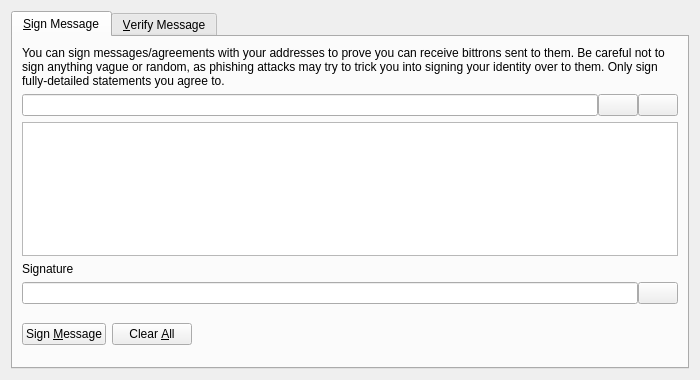
<?xml version="1.0" encoding="UTF-8"?>
<ui version="4.0">
 <class>SignVerifyMessageDialog</class>
 <widget class="QDialog" name="SignVerifyMessageDialog">
  <property name="geometry">
   <rect>
    <x>0</x>
    <y>0</y>
    <width>700</width>
    <height>380</height>
   </rect>
  </property>
  <property name="windowTitle">
   <string>Signatures - Sign / Verify a Message</string>
  </property>
  <property name="modal">
   <bool>true</bool>
  </property>
  <layout class="QVBoxLayout" name="verticalLayout">
   <item>
    <widget class="QTabWidget" name="tabWidget">
     <property name="currentIndex">
      <number>0</number>
     </property>
     <widget class="QWidget" name="tabSignMessage">
      <attribute name="title">
       <string>&amp;Sign Message</string>
      </attribute>
      <layout class="QVBoxLayout" name="verticalLayout_SM">
       <item>
        <widget class="QLabel" name="infoLabel_SM">
         <property name="text">
          <string>You can sign messages/agreements with your addresses to prove you can receive bittrons sent to them. Be careful not to sign anything vague or random, as phishing attacks may try to trick you into signing your identity over to them. Only sign fully-detailed statements you agree to.</string>
         </property>
         <property name="textFormat">
          <enum>Qt::PlainText</enum>
         </property>
         <property name="wordWrap">
          <bool>true</bool>
         </property>
        </widget>
       </item>
       <item>
        <layout class="QHBoxLayout" name="horizontalLayout_1_SM">
         <property name="spacing">
          <number>0</number>
         </property>
         <item>
          <widget class="QValidatedLineEdit" name="addressIn_SM">
           <property name="toolTip">
            <string>The Bittron address to sign the message with</string>
           </property>
          </widget>
         </item>
         <item>
          <widget class="QPushButton" name="addressBookButton_SM">
           <property name="toolTip">
            <string>Choose previously used address</string>
           </property>
           <property name="text">
            <string/>
           </property>
           <property name="icon">
            <iconset resource="../bitcoin.qrc">
             <normaloff>:/icons/address-book</normaloff>:/icons/address-book</iconset>
           </property>
           <property name="shortcut">
            <string>Alt+A</string>
           </property>
           <property name="autoDefault">
            <bool>false</bool>
           </property>
          </widget>
         </item>
         <item>
          <widget class="QPushButton" name="pasteButton_SM">
           <property name="toolTip">
            <string>Paste address from clipboard</string>
           </property>
           <property name="text">
            <string/>
           </property>
           <property name="icon">
            <iconset resource="../bitcoin.qrc">
             <normaloff>:/icons/editpaste</normaloff>:/icons/editpaste</iconset>
           </property>
           <property name="shortcut">
            <string>Alt+P</string>
           </property>
           <property name="autoDefault">
            <bool>false</bool>
           </property>
          </widget>
         </item>
        </layout>
       </item>
       <item>
        <widget class="QPlainTextEdit" name="messageIn_SM">
         <property name="toolTip">
          <string>Enter the message you want to sign here</string>
         </property>
        </widget>
       </item>
       <item>
        <widget class="QLabel" name="signatureLabel_SM">
         <property name="text">
          <string>Signature</string>
         </property>
         <property name="textFormat">
          <enum>Qt::PlainText</enum>
         </property>
        </widget>
       </item>
       <item>
        <layout class="QHBoxLayout" name="horizontalLayout_2_SM">
         <property name="spacing">
          <number>0</number>
         </property>
         <item>
          <widget class="QLineEdit" name="signatureOut_SM">
           <property name="font">
            <font>
             <italic>true</italic>
            </font>
           </property>
           <property name="readOnly">
            <bool>true</bool>
           </property>
          </widget>
         </item>
         <item>
          <widget class="QPushButton" name="copySignatureButton_SM">
           <property name="toolTip">
            <string>Copy the current signature to the system clipboard</string>
           </property>
           <property name="text">
            <string/>
           </property>
           <property name="icon">
            <iconset resource="../bitcoin.qrc">
             <normaloff>:/icons/editcopy</normaloff>:/icons/editcopy</iconset>
           </property>
           <property name="autoDefault">
            <bool>false</bool>
           </property>
          </widget>
         </item>
        </layout>
       </item>
       <item>
        <layout class="QHBoxLayout" name="horizontalLayout_3_SM">
         <item>
          <widget class="QPushButton" name="signMessageButton_SM">
           <property name="toolTip">
            <string>Sign the message to prove you own this Bittron address</string>
           </property>
           <property name="text">
            <string>Sign &amp;Message</string>
           </property>
           <property name="icon">
            <iconset resource="../bitcoin.qrc">
             <normaloff>:/icons/edit</normaloff>:/icons/edit</iconset>
           </property>
           <property name="autoDefault">
            <bool>false</bool>
           </property>
          </widget>
         </item>
         <item>
          <widget class="QPushButton" name="clearButton_SM">
           <property name="toolTip">
            <string>Reset all sign message fields</string>
           </property>
           <property name="text">
            <string>Clear &amp;All</string>
           </property>
           <property name="icon">
            <iconset resource="../bitcoin.qrc">
             <normaloff>:/icons/remove</normaloff>:/icons/remove</iconset>
           </property>
           <property name="autoDefault">
            <bool>false</bool>
           </property>
          </widget>
         </item>
         <item>
          <spacer name="horizontalSpacer_1_SM">
           <property name="orientation">
            <enum>Qt::Horizontal</enum>
           </property>
           <property name="sizeHint" stdset="0">
            <size>
             <width>40</width>
             <height>48</height>
            </size>
           </property>
          </spacer>
         </item>
         <item>
          <widget class="QLabel" name="statusLabel_SM">
           <property name="font">
            <font>
             <weight>75</weight>
             <bold>true</bold>
            </font>
           </property>
           <property name="text">
            <string/>
           </property>
           <property name="wordWrap">
            <bool>true</bool>
           </property>
          </widget>
         </item>
         <item>
          <spacer name="horizontalSpacer_2_SM">
           <property name="orientation">
            <enum>Qt::Horizontal</enum>
           </property>
           <property name="sizeHint" stdset="0">
            <size>
             <width>40</width>
             <height>48</height>
            </size>
           </property>
          </spacer>
         </item>
        </layout>
       </item>
      </layout>
     </widget>
     <widget class="QWidget" name="tabVerifyMessage">
      <attribute name="title">
       <string>&amp;Verify Message</string>
      </attribute>
      <layout class="QVBoxLayout" name="verticalLayout_VM">
       <item>
        <widget class="QLabel" name="infoLabel_VM">
         <property name="text">
          <string>Enter the receiver's address, message (ensure you copy line breaks, spaces, tabs, etc. exactly) and signature below to verify the message. Be careful not to read more into the signature than what is in the signed message itself, to avoid being tricked by a man-in-the-middle attack. Note that this only proves the signing party receives with the address, it cannot prove sendership of any transaction!</string>
         </property>
         <property name="textFormat">
          <enum>Qt::PlainText</enum>
         </property>
         <property name="alignment">
          <set>Qt::AlignLeading|Qt::AlignLeft|Qt::AlignTop</set>
         </property>
         <property name="wordWrap">
          <bool>true</bool>
         </property>
        </widget>
       </item>
       <item>
        <layout class="QHBoxLayout" name="horizontalLayout_1_VM">
         <property name="spacing">
          <number>0</number>
         </property>
         <item>
          <widget class="QValidatedLineEdit" name="addressIn_VM">
           <property name="toolTip">
            <string>The Bittron address the message was signed with</string>
           </property>
          </widget>
         </item>
         <item>
          <widget class="QPushButton" name="addressBookButton_VM">
           <property name="toolTip">
            <string>Choose previously used address</string>
           </property>
           <property name="text">
            <string/>
           </property>
           <property name="icon">
            <iconset resource="../bitcoin.qrc">
             <normaloff>:/icons/address-book</normaloff>:/icons/address-book</iconset>
           </property>
           <property name="shortcut">
            <string>Alt+A</string>
           </property>
           <property name="autoDefault">
            <bool>false</bool>
           </property>
          </widget>
         </item>
        </layout>
       </item>
       <item>
        <widget class="QPlainTextEdit" name="messageIn_VM"/>
       </item>
       <item>
        <widget class="QValidatedLineEdit" name="signatureIn_VM"/>
       </item>
       <item>
        <layout class="QHBoxLayout" name="horizontalLayout_2_VM">
         <item>
          <widget class="QPushButton" name="verifyMessageButton_VM">
           <property name="toolTip">
            <string>Verify the message to ensure it was signed with the specified Bittron address</string>
           </property>
           <property name="text">
            <string>Verify &amp;Message</string>
           </property>
           <property name="icon">
            <iconset resource="../bitcoin.qrc">
             <normaloff>:/icons/transaction_0</normaloff>:/icons/transaction_0</iconset>
           </property>
           <property name="autoDefault">
            <bool>false</bool>
           </property>
          </widget>
         </item>
         <item>
          <widget class="QPushButton" name="clearButton_VM">
           <property name="toolTip">
            <string>Reset all verify message fields</string>
           </property>
           <property name="text">
            <string>Clear &amp;All</string>
           </property>
           <property name="icon">
            <iconset resource="../bitcoin.qrc">
             <normaloff>:/icons/remove</normaloff>:/icons/remove</iconset>
           </property>
           <property name="autoDefault">
            <bool>false</bool>
           </property>
          </widget>
         </item>
         <item>
          <spacer name="horizontalSpacer_1_VM">
           <property name="orientation">
            <enum>Qt::Horizontal</enum>
           </property>
           <property name="sizeHint" stdset="0">
            <size>
             <width>40</width>
             <height>48</height>
            </size>
           </property>
          </spacer>
         </item>
         <item>
          <widget class="QLabel" name="statusLabel_VM">
           <property name="font">
            <font>
             <weight>75</weight>
             <bold>true</bold>
            </font>
           </property>
           <property name="text">
            <string/>
           </property>
           <property name="wordWrap">
            <bool>true</bool>
           </property>
          </widget>
         </item>
         <item>
          <spacer name="horizontalSpacer_2_VM">
           <property name="orientation">
            <enum>Qt::Horizontal</enum>
           </property>
           <property name="sizeHint" stdset="0">
            <size>
             <width>40</width>
             <height>48</height>
            </size>
           </property>
          </spacer>
         </item>
        </layout>
       </item>
      </layout>
     </widget>
    </widget>
   </item>
  </layout>
 </widget>
 <customwidgets>
  <customwidget>
   <class>QValidatedLineEdit</class>
   <extends>QLineEdit</extends>
   <header>qvalidatedlineedit.h</header>
  </customwidget>
 </customwidgets>
 <resources>
  <include location="../bitcoin.qrc"/>
 </resources>
 <connections/>
</ui>
